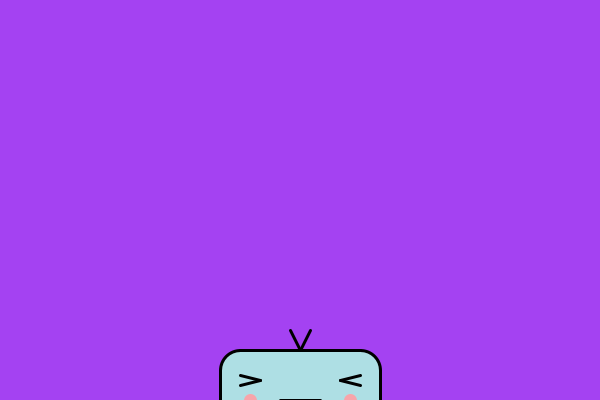
Frame 1 (no input)
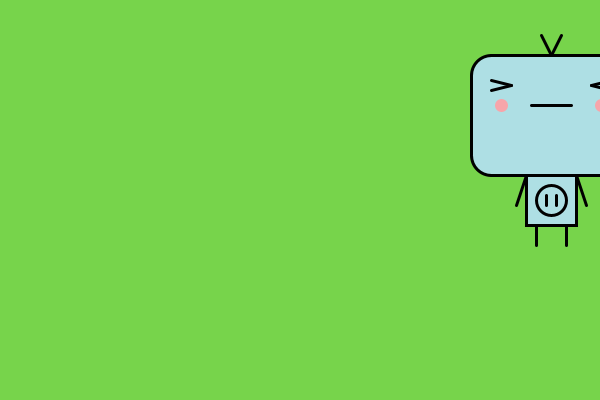
Frame 60 (the mouse pressed at the canvas centre just before this capture)
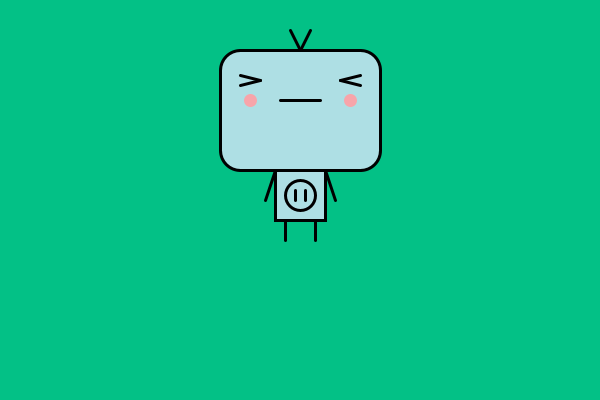
Frame 120 (the mouse held since frame 60 and released just before this capture)

The Processing sketch that drew these frames (run headless with seeded random() and noise(); from frame 60 on, the mouse is pressed at the canvas centre):

// Processing sketch: processing_38829
// ── processing_38829.pde

boolean button = false;
float robotX;
float robotY;
float speed = -10;

void setup()
{
  size(600, 400);
  robotX = width/2;
  robotY = height + 100;
  smooth();
  frameRate(30);
}

void draw() {
background(abs(random(255)),abs(random(255)),abs(random(255)));
strokeWeight (3);
//ROBOT HEAD
//coloring the head
stroke(174,223,228); 
fill(174,223,228);
rect (robotX-60,robotY-150,120,120);
rect (robotX-80,robotY-130,160,80); 
//antennae
stroke(0);
line (robotX, robotY-150, robotX-10, robotY-170);
line (robotX, robotY-150, robotX+10, robotY-170);
//head border lines
line (robotX-60, robotY-150, robotX+60, robotY-150);
line (robotX-60, robotY-30, robotX+60, robotY-30);
line (robotX-80, robotY-130, robotX-80, robotY-50);
line (robotX+80, robotY-130, robotX+80, robotY-50);
//head's corners
ellipseMode(CORNER);
arc(robotX-80, robotY-150, 40, 40, PI, TWO_PI-PI/2);
arc(robotX+40, robotY-150, 40, 40, TWO_PI-PI/2, TWO_PI);
arc(robotX+40, robotY-70, 40, 40, 0, PI/2);
arc(robotX-80, robotY-70, 40, 40, PI/2, PI);
//eyes
stroke(0);
line(robotX-40, robotY-120, robotX-60, robotY-125);
line(robotX-40, robotY-120, robotX-60, robotY-115);
line(robotX+40, robotY-120, robotX+60, robotY-125);
line(robotX+40, robotY-120, robotX+60, robotY-115);
//blush
ellipseMode(CENTER);
stroke(247,165,170);
fill(247,165,170); 
ellipse(robotX-50,robotY-100,10,10);
ellipse(robotX+50,robotY-100,10,10);
//mouth
stroke(0); 
line (robotX-20, robotY-100, robotX+20, robotY-100);

//ROBOT BODY
fill(174,223,228);
//body
rect (robotX-25,robotY-30,50,50);
//button
ellipse (robotX,robotY-5,30,30);
line (robotX-5, robotY-10, robotX-5, robotY);
line (robotX+5, robotY-10, robotX+5, robotY);
//hands
line (robotX-25, robotY-30, robotX-35, robotY);
line (robotX+25, robotY-30, robotX+35, robotY);
//legs
line (robotX-15, robotY+20, robotX-15, robotY+40);
line (robotX+15, robotY+20, robotX+15, robotY+40);
//move
  if (button) {
    robotX = mouseX;
    robotY = mouseY;
  } else {
    robotX = int (random(0,600));
if (robotY >= height+100) {
    speed = -5;
} 
if (robotY <= 0) {
    speed = 5;
}
robotY = robotY + speed; }
}
//button
void mousePressed() {
    button = !button;
//say hello
println("I'm going crazy!");
}
